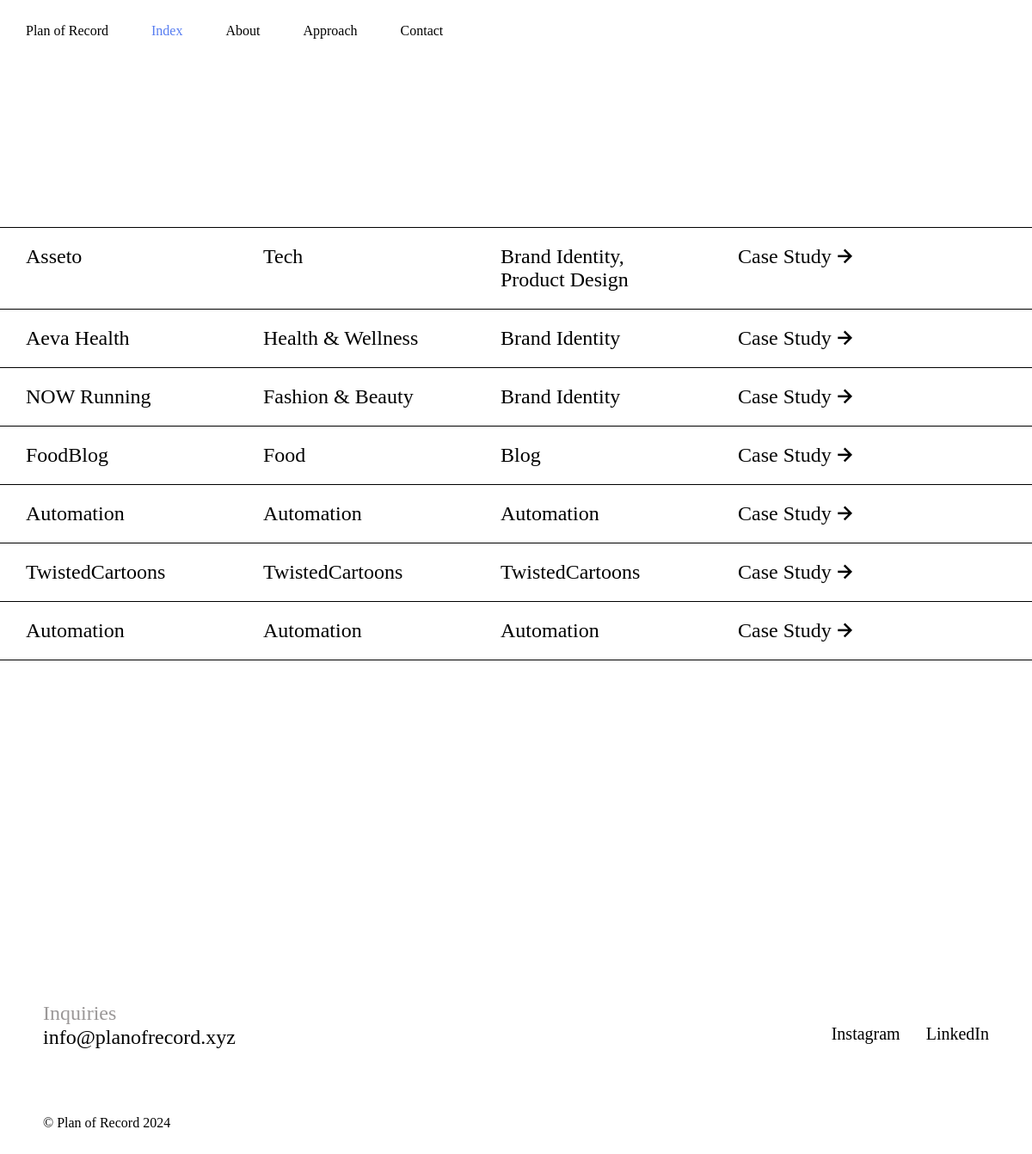
/projects.php, run on an earlier commit of the app's database.
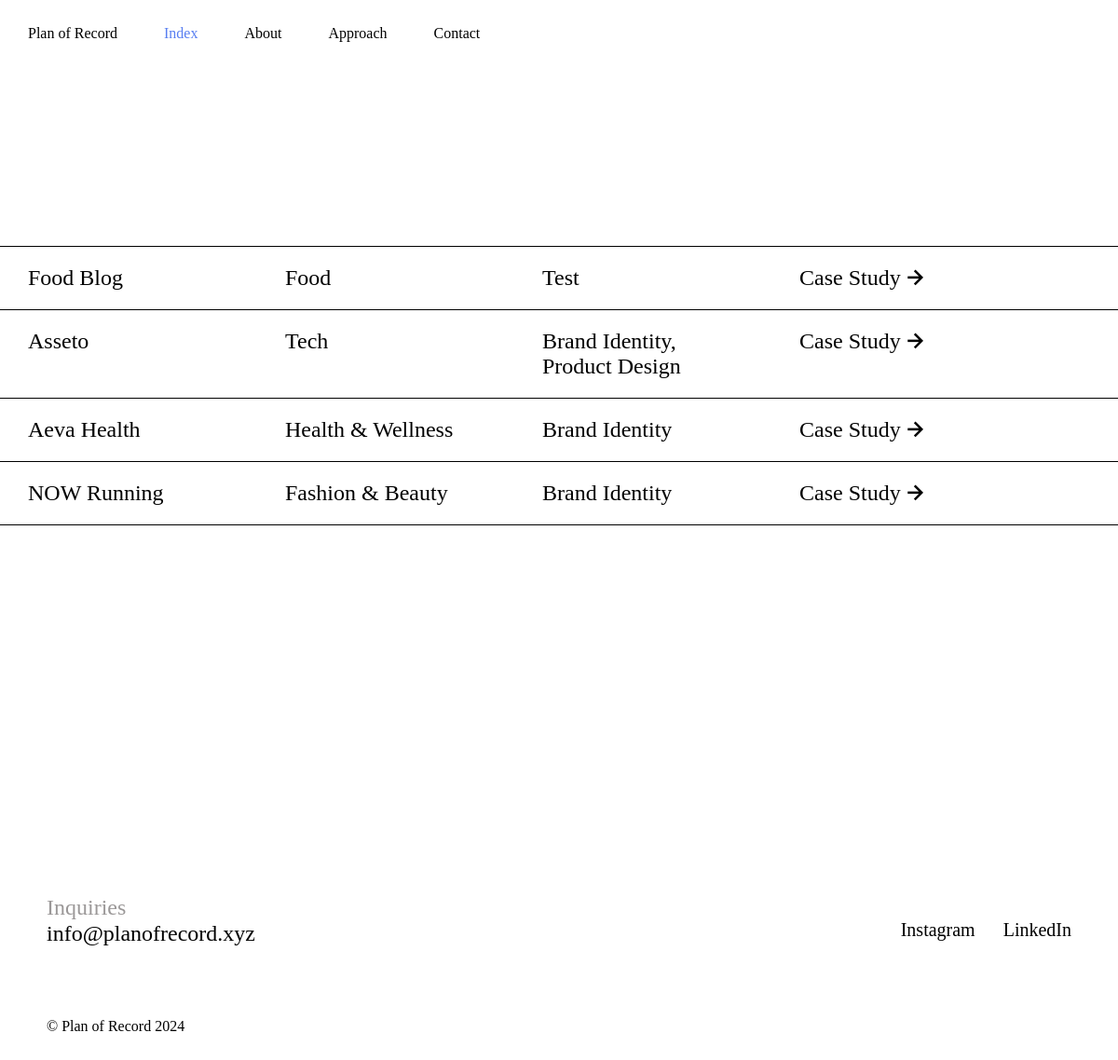
And on a later commit of the database.
### tables this page shows
CREATE TABLE `projects` (
  `project_id` int(11) NOT NULL,
  `client` varchar(100) NOT NULL,
  `description_short` varchar(200) NOT NULL,
  `description_long` varchar(1000) NOT NULL,
  `type_of_work` varchar(200) NOT NULL,
  `industry` varchar(200) NOT NULL,
  `year` int(11) NOT NULL,
  `url` varchar(200) DEFAULT NULL,
  `addedtime` datetime NOT NULL DEFAULT CURRENT_TIMESTAMP,
  `descriptionBlock` varchar(1000) DEFAULT NULL
);

### projects.php (the view, shortened to what this page needs)
<!DOCTYPE html>
<html lang="en">
<head>
    <link rel="stylesheet" href="css/style.css">
    <link rel="stylesheet" href="css/projectstyle.css">
    <link rel="stylesheet" href="./css/mobile.css">
    <link href="https://unpkg.com/boxicons@2.1.4/css/boxicons.min.css" rel="stylesheet">
</head>
<body>
    <div class="basketball desktop-only">
    </div>
    <?php
        include('reusable/nav.php');
        include('includes/connect.php');
    ?>
    <div class="projects-body">
        <div class="projects">
            <?php
            $project_query = 'SELECT * FROM projects ORDER BY addedtime DESC';
            $projects = mysqli_query($connect, $project_query);
            if ($projects == null) {
                echo '<h4>No Projects present in database</h4>';
            } else {
                foreach ($projects as $project) {
                    echo '
                        <div class="project">
                            <p class="brand">' . htmlspecialchars($project['client']) . '</p>
                            <p class="industry">' . htmlspecialchars($project['industry']) . '</p>
                            <p class="towork">' . htmlspecialchars($project['type_of_work']) . '</p>
                            <p><a style="float:left;" href="project.php?project_id=' . $project['project_id'] . '">Case Study <i class="bx bx-right-arrow-alt"></i></a></p>
                        </div>
                        <div class="imageList">';
                    echo '</div>';
                }
            }
            ?>
        </div>
    </div>
    <?php include('reusable/footer.php'); ?>
</body>
</html>

### reusable/nav.php (shortened to what this page needs)
<header>
<?php
    $current_page = basename($_SERVER['PHP_SELF']);
    ?>
    <ul class="desktop-only">
        <li><a href="./index.php" class="<?= $current_page == 'index.php' ? 'active-link' : '' ?>">Plan of Record</a></li>
        <li><a href="./projects.php" class="<?= $current_page == 'projects.php' ? 'active-link' : '' ?>">Index</a></li>
        <li><a href="./about.php" class="<?= $current_page == 'about.php' ? 'active-link' : '' ?>">About</a></li>
        <li><a href="./approach.php" class="<?= $current_page == 'approach.php' ? 'active-link' : '' ?>">Approach</a></li>
        <li><a href="./contactUs.php" class="<?= $current_page == 'contactUs.php' ? 'active-link' : '' ?>">Contact</a></li>
    </ul>
</header>

### reusable/footer.php (shortened to what this page needs)
<footer>
        <div class="contact-info">
            <div class="inquiry">
                <p class="enquiry" style="padding-bottom:8px">Inquiries</p>
                <p>info@planofrecord.xyz</p>
            </div>
            <div class="socials">
                <a href="https://www.instagram.com/planofrecord?utm_source=ig_web_button_share_sheet&igsh=ZDNlZDc0MzIxNw==">Instagram</a>
                <a href="https://www.linkedin.com/company/plan-of-record/">LinkedIn</a>
            </div>
        </div>
        <p class="copyright">© Plan of Record 2024</p>
</footer>

### css/style.css (style rules this page uses)
:root { --header-font: 'Supreme'; --main-font: 'NeueHaas55'; --regular-font-size: 16px; --regular-line-height: 21px; --menu-line-height: 12.8px; --footer-font-size: 14px; --footer-line-height: 14px; --main-font-size: 48px; --main-font-weight: 400; --main-line-height: 43px; --main-letter-spacing: -0.04em; --main-font-size-2: 38px; --main-font-weight-2: 450; --main-line-height-2: 34px; --main-letter-spacing-2: 0px; --header-font-size: 102px; --header-font-weight: 400; --header-line-height: 102px; --header-letter-spacing: -0.06em; --secondary-heading-font-size: 48px; --secondary-heading-line-height: 43.2px; --secondary-heading-letter-spacing: -2px; --tertiary-heading-font-size: 24px; --tertiary-heading-line-height: 28.8px; --tertiary-heading-letter-spacing: 0; --title-font-size: 216px; --title-line-height: 172.8px; --title-letter-spacing: -10.5px; --primary-font-color: #000000; --secondary-font-color: #9B9898; --link-hover: #587EF1; --background-color: #F5F5F5; }
* { margin: 0; padding: 0; box-sizing: border-box; }
body { font-family: var(--main-font); font-weight: 400; color: var(--primary-font-color); overflow-x: hidden; position: relative; max-width: 100%; }
.basketball { height: 32px; width: 32px; border-radius: 50%; transition: 0.2s cubic-bezier(0.39, 0.58, 0.57, 1); pointer-events: none; position: fixed; z-index: 100; }
ul { list-style: none; margin: 0; padding: 0; }
a { text-decoration: none; font-family: var(--main-font); color: var(--primary-font-color); }
header ul li a { text-decoration: none; color: var(--primary-font-color); padding: 24px 0; }
header ul { list-style: none; padding: 27px 4%; margin: 0; display: flex; gap: 50px; }
header ul li { line-height: var(--menu-line-height); }
header ul.desktop-only { padding: 30px; position: fixed; top: 0; background: white; z-index: 100; width: 100%; }
header ul li a.active-link { color: var(--link-hover); }
section, .projects-body { animation: fadeIn ease 1.2s; }
.projects-body { padding-top: 264px; }
footer { bottom: 0; width: 100%; padding: 50px; padding-bottom: 80px; font-size: 20px; line-height:20px; }
.contact-info { margin-top: 200px; display: flex; justify-content: space-between; }
.inquiry { font-size: 24px; }
.enquiry { padding-bottom: 20px; color: var(--secondary-font-color); }
.socials { padding-top: 24px; display: flex; gap: 30px; z-index: 1; }
.socials a { text-decoration: none; color: var(--primary-font-color); font-family: var(--main-font); }
.copyright { padding-top: 80px; font-size: 16px; }

### css/projectstyle.css (style rules this page uses)
.project { display: grid; border-top: 1px solid black; padding: 20px 30px; grid-template-columns: repeat(4, 200px); grid-column-gap: calc(100% / 15); cursor: pointer; }
.project p { font-size: 24px; }
.project a { font-size: 24px; }
.projects { border-bottom: 1px solid black; margin-bottom: 150px; }
.bx { float: right; font-size: 30px; font-weight: 200 !important; line-height: 26px !important; }

What changed in the data, as far as the page shows it:
removed projects: client "FoodBlog", industry "Food", type_of_work "Blog"
removed projects: client "Automation", industry "Automation", type_of_work "Automation"
removed projects: client "TwistedCartoons", industry "TwistedCartoons", type_of_work "TwistedCartoons"
removed projects: client "Automation", industry "Automation", type_of_work "Automation"
added projects: client "Food Blog", industry "Food", type_of_work "Test"
